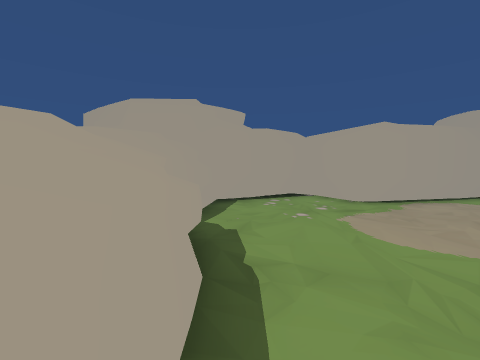
View 1 (above)

18 first-person views from a walk through a Unity game level. The camera is 1.3 m above the floor, tilts 4° down and sees 90° across. The floor is counted in squares, 1 m on a side. Each view is taken from the middle of a square. On the plan, view 1 faces up. The plan holds only what a view shows up to about 12 squares ahead; the rest is blank. The place goes on beyond the plan.

View 2
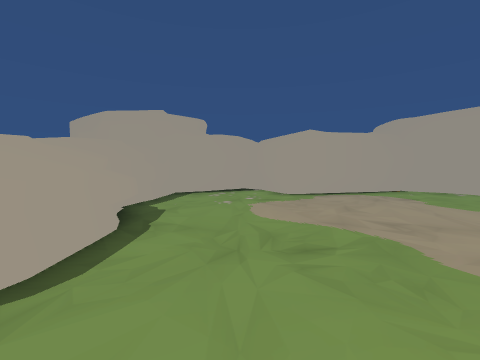

View 3
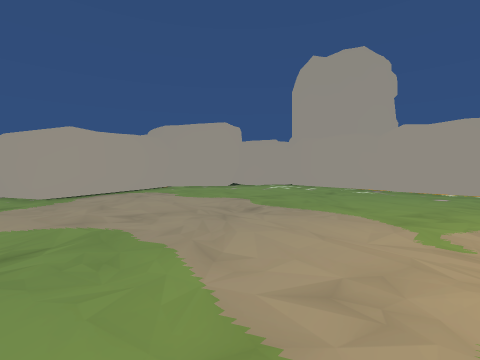

View 4
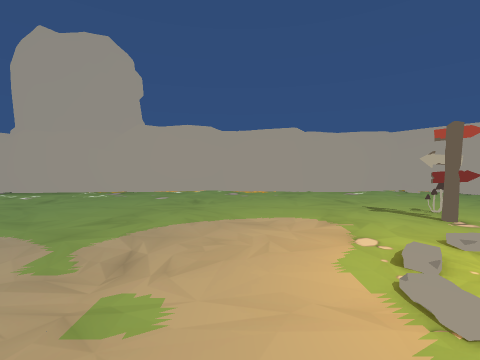

View 5
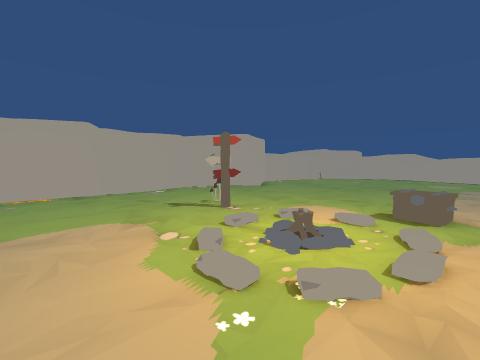

View 6
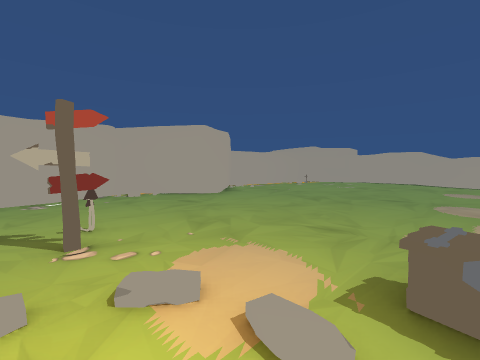

View 7
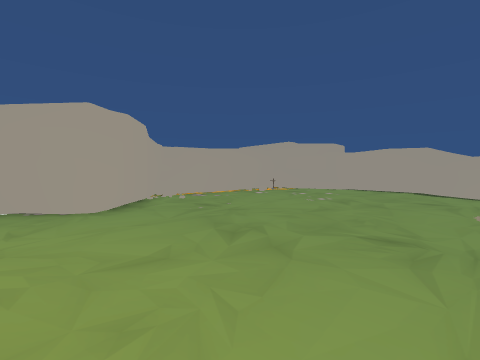

View 8
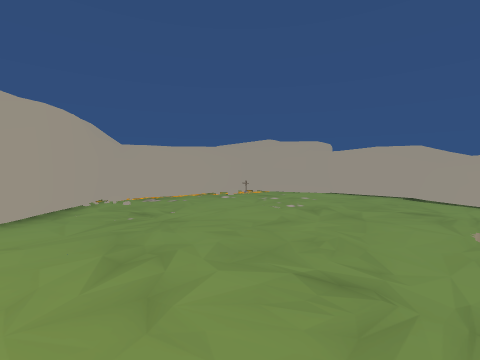

View 9
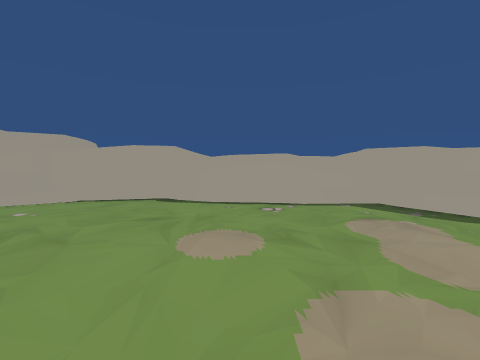

View 10
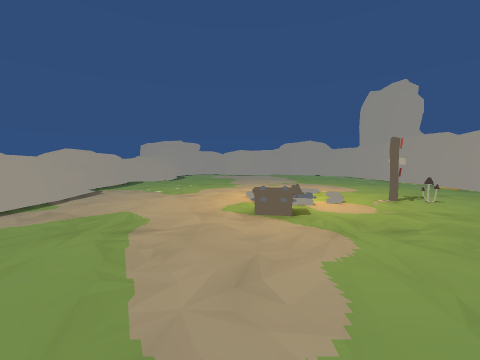

View 11
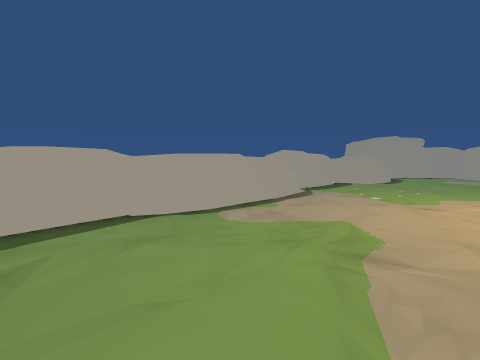

View 12
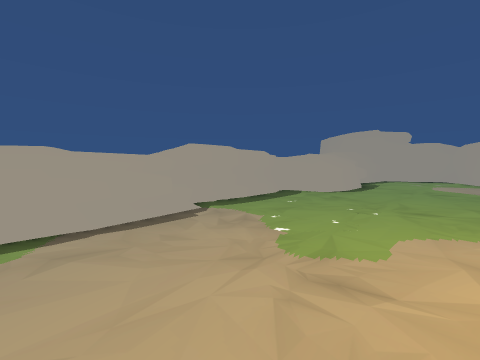

View 13
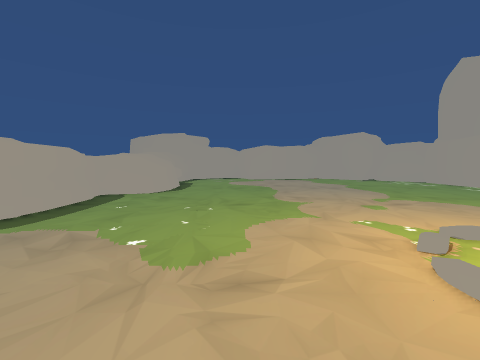

View 14
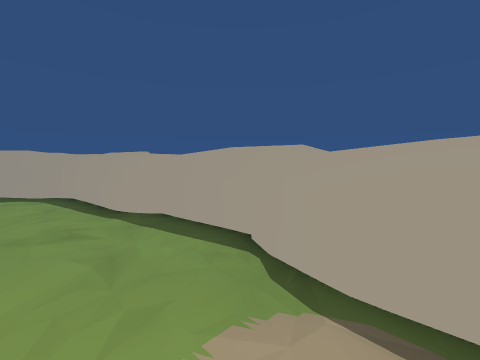

View 15
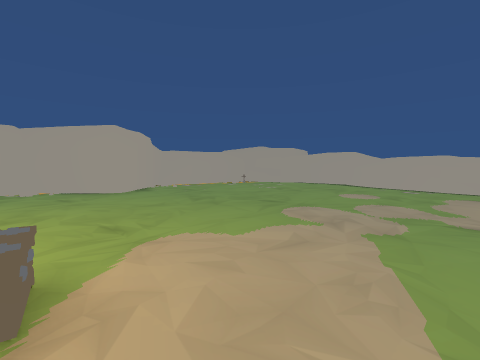

View 16
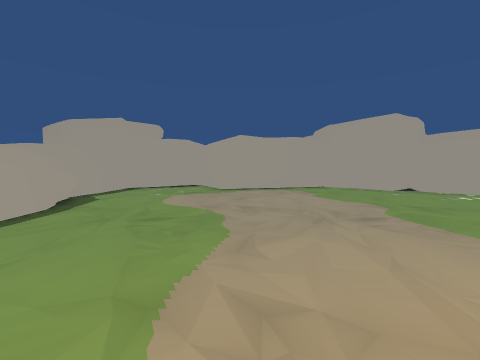

View 17
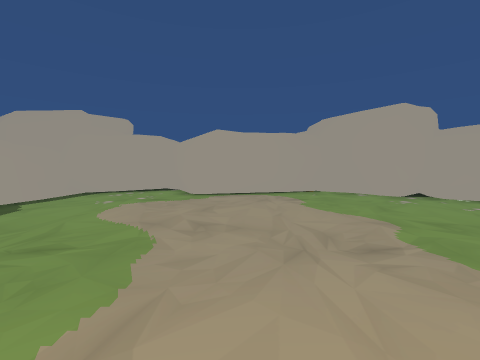

View 18
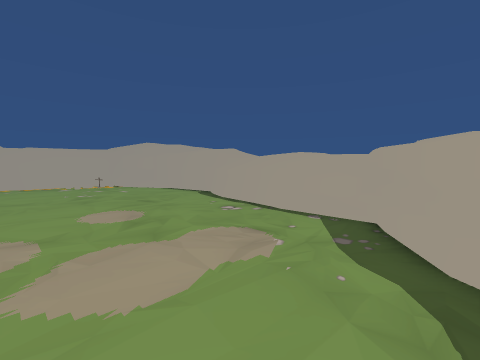

### Floor plan
Key: @ floor where view 1 was taken; # wall or solid block; . floor; / step, stairs or slope; = window, fence, low wall or low ledge; ^ raised ledge; S sign; C chest.
Columns run from 4 left of view 1 to 17 right of it. Each row starts with its distance up from view 1.
  9     #####  #####
  8    ##...#####..###
  7   #^............###
  6   ##..............##
  5  ^#................##
  4  ^^^...............##
  3   ^^...............##
  2   ^^................#
  1   ^^................#
  0  ^^#@...............#
 -1  ^#=................#
 -2  ^..................#
 -3  ^..................#
 -4 ^^..................#
 -5 ^^..................#
 -6 ^^..................#
 -7 ^^........///.......#
 -8  ^^......../........#
 -9  ^^........///......#
-10  ^^......././.S.....#
-11  ^^.......C.........#
-12  ^^......CC.........##
-13  ^^.................##
-14 ^^^................##
-15 ^^#................#
-16  ^#...............##
-17  ^^................#
-18   ^... ............##
-19   ^=.. .............##
-20   ^#................##
-21   ##...............#^
-22   ^^...............#^
-23    ^...............^^
-24   ^^^.............=^
-25   ^ ^^...........#^^
-26     ^^^^^^^^...#^^^
-27      ^^^^^^^^##^^#
-28         ^ ^^^^   #

Positions as (right, up) in squares from view 1, and headings:
1: (0, 0), facing up
2: (2, -2), facing up
3: (3, -3), facing up-right
4: (5, -5), facing right
5: (5, -5), facing down-right
6: (6, -9), facing down-right
7: (7, -14), facing down-right
8: (7, -16), facing down-right
9: (6, -18), facing down
10: (5, -18), facing up
11: (4, -17), facing up-left
12: (4, -11), facing up-left
13: (3, -11), facing up
14: (1, -12), facing down-left
15: (3, -12), facing down-right
16: (5, -4), facing up
17: (6, -2), facing up
18: (0, -20), facing down-right
